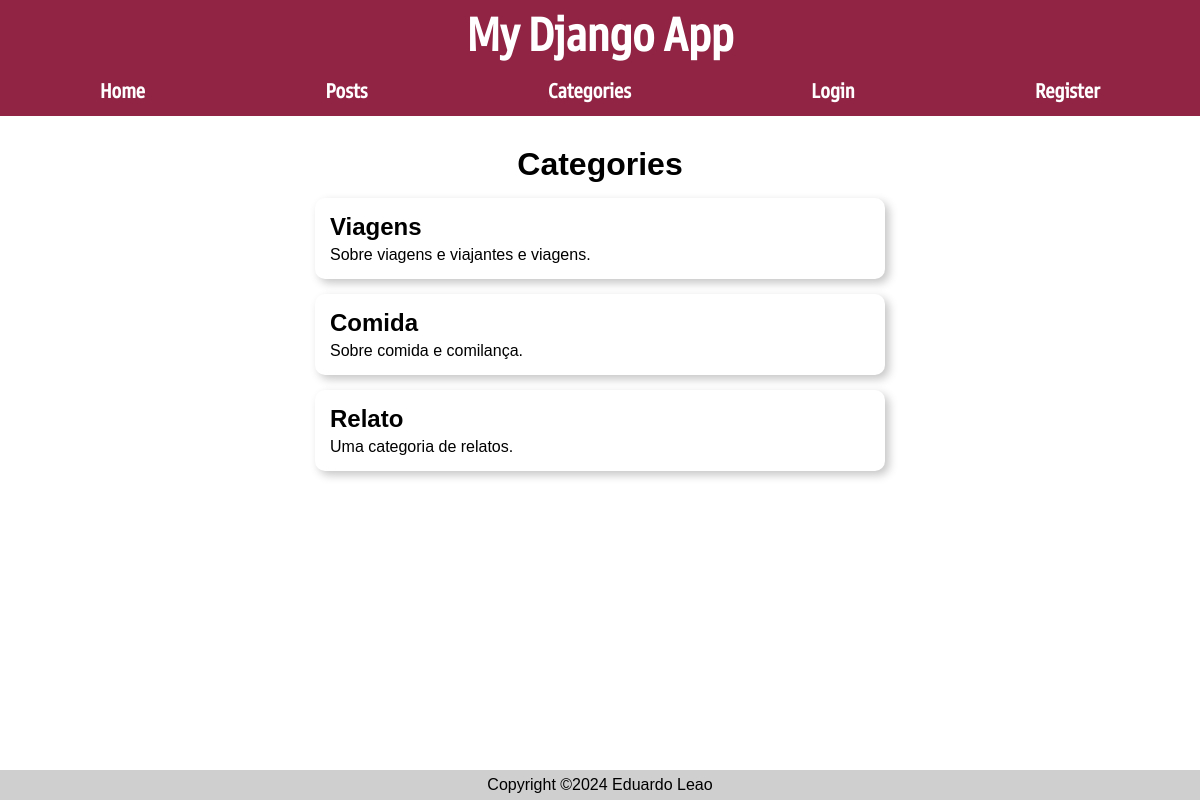
The app's page /posts/categories/ with its own data.
### posts/models.py (models this page shows, shortened)
class Categories(models.Model):
    name = models.TextField()
    description = models.TextField()

### posts/views.py (the view)
# urls.py: path('categories/', views.categories_list, name="categories"),
def categories_list(request):
    cats = Categories.objects.all()
    return render(request, 'posts/categories.html', {'cats': cats})

### posts/templates/posts/categories.html
{% extends 'layout.html' %}
{% block content %}
        <h1>Categories</h1>
        {% for cat in cats %}
            <a href="{% url 'posts:category' cat.id %}">
                <article class="post">
                    <h2>{{ cat.name }}</h2>
                    <p>{{ cat.description }}</p>
                </article>
            </a>
        {% endfor %}
{% endblock content %}

### static/css/style.css (style rules this page uses)
:root { --color-1: #912445; --color-1-hover: #7e1d3a; --color-1-active: #711d36; --color-2: #7399C6; --color-2-hover: #6a8eba; --color-2-active: #5d7fa9; }
* { margin: 0; padding: 0; box-sizing: border-box; }
body { min-height: 100vh; font-family: Arial, Helvetica, sans-serif; }
h1, p { text-align: center; }
.post { display: flex; flex-direction: column; box-shadow: 4px 4px 10px rgba(0, 0, 0, 0.232); border-radius: 10px; padding: 15px; margin: 15px auto; width: 50%; }
.post p { text-align: left; margin-top: 5px; }
main a { text-decoration: none; color: black; }

### records on screen
Categories: name "Viagens", description "Sobre viagens e viajantes e viagens."
Categories: name "Comida", description "Sobre comida e comilança."
Categories: name "Relato", description "Uma categoria de relatos."
